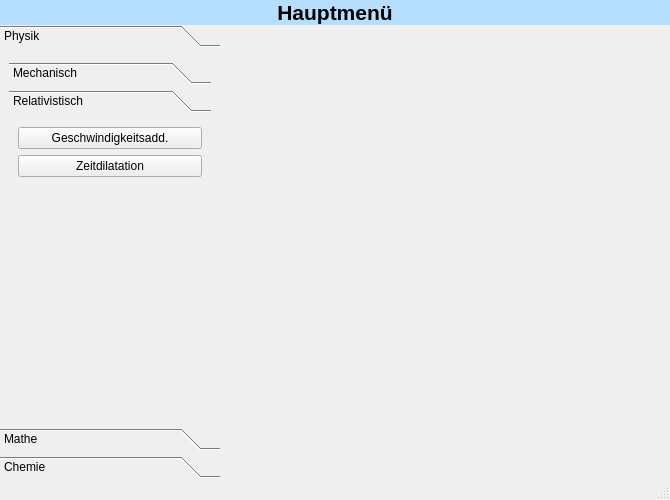
<?xml version="1.0" encoding="UTF-8"?>
<ui version="4.0">
 <class>MainWindow</class>
 <widget class="QMainWindow" name="MainWindow">
  <property name="geometry">
   <rect>
    <x>0</x>
    <y>0</y>
    <width>670</width>
    <height>500</height>
   </rect>
  </property>
  <property name="minimumSize">
   <size>
    <width>670</width>
    <height>500</height>
   </size>
  </property>
  <property name="maximumSize">
   <size>
    <width>670</width>
    <height>500</height>
   </size>
  </property>
  <property name="windowTitle">
   <string>MainWindow</string>
  </property>
  <property name="styleSheet">
   <string notr="true">.QWidget{
	border: none;
}
.QFrame{
	border: none;
}
</string>
  </property>
  <widget class="QWidget" name="centralwidget">
   <layout class="QVBoxLayout" name="verticalLayout">
    <property name="spacing">
     <number>0</number>
    </property>
    <property name="leftMargin">
     <number>0</number>
    </property>
    <property name="topMargin">
     <number>0</number>
    </property>
    <property name="rightMargin">
     <number>0</number>
    </property>
    <property name="bottomMargin">
     <number>0</number>
    </property>
    <item>
     <widget class="QFrame" name="frame">
      <property name="styleSheet">
       <string notr="true"/>
      </property>
      <property name="frameShape">
       <enum>QFrame::StyledPanel</enum>
      </property>
      <property name="frameShadow">
       <enum>QFrame::Raised</enum>
      </property>
      <layout class="QVBoxLayout" name="verticalLayout_2">
       <property name="spacing">
        <number>0</number>
       </property>
       <property name="leftMargin">
        <number>0</number>
       </property>
       <property name="topMargin">
        <number>0</number>
       </property>
       <property name="rightMargin">
        <number>0</number>
       </property>
       <property name="bottomMargin">
        <number>0</number>
       </property>
       <item>
        <widget class="QLabel" name="label">
         <property name="maximumSize">
          <size>
           <width>16777215</width>
           <height>50</height>
          </size>
         </property>
         <property name="styleSheet">
          <string notr="true">background-color: rgb(181, 222, 255);</string>
         </property>
         <property name="text">
          <string>&lt;html&gt;&lt;head/&gt;&lt;body&gt;&lt;p align=&quot;center&quot;&gt;&lt;span style=&quot; font-size:16pt; font-weight:600;&quot;&gt;Hauptmenü&lt;/span&gt;&lt;/p&gt;&lt;/body&gt;&lt;/html&gt;</string>
         </property>
        </widget>
       </item>
       <item>
        <widget class="QFrame" name="frame_2">
         <property name="frameShape">
          <enum>QFrame::StyledPanel</enum>
         </property>
         <property name="frameShadow">
          <enum>QFrame::Raised</enum>
         </property>
         <layout class="QHBoxLayout" name="horizontalLayout">
          <property name="spacing">
           <number>0</number>
          </property>
          <property name="leftMargin">
           <number>0</number>
          </property>
          <property name="topMargin">
           <number>0</number>
          </property>
          <property name="rightMargin">
           <number>0</number>
          </property>
          <property name="bottomMargin">
           <number>0</number>
          </property>
          <item>
           <widget class="QFrame" name="frame_3">
            <property name="maximumSize">
             <size>
              <width>220</width>
              <height>16777215</height>
             </size>
            </property>
            <property name="frameShape">
             <enum>QFrame::StyledPanel</enum>
            </property>
            <property name="frameShadow">
             <enum>QFrame::Raised</enum>
            </property>
            <layout class="QVBoxLayout" name="verticalLayout_3">
             <property name="spacing">
              <number>0</number>
             </property>
             <property name="leftMargin">
              <number>0</number>
             </property>
             <property name="topMargin">
              <number>0</number>
             </property>
             <property name="rightMargin">
              <number>0</number>
             </property>
             <property name="bottomMargin">
              <number>0</number>
             </property>
             <item>
              <widget class="QToolBox" name="toolBox">
               <property name="currentIndex">
                <number>0</number>
               </property>
               <widget class="QWidget" name="page">
                <property name="geometry">
                 <rect>
                  <x>0</x>
                  <y>0</y>
                  <width>220</width>
                  <height>358</height>
                 </rect>
                </property>
                <attribute name="label">
                 <string>Physik</string>
                </attribute>
                <layout class="QVBoxLayout" name="verticalLayout_4">
                 <item>
                  <widget class="QToolBox" name="toolBox_2">
                   <property name="currentIndex">
                    <number>1</number>
                   </property>
                   <widget class="QWidget" name="page_4">
                    <property name="geometry">
                     <rect>
                      <x>0</x>
                      <y>0</y>
                      <width>173</width>
                      <height>126</height>
                     </rect>
                    </property>
                    <attribute name="label">
                     <string>Mechanisch</string>
                    </attribute>
                    <layout class="QVBoxLayout" name="verticalLayout_8">
                     <item>
                      <widget class="QPushButton" name="pushButton_4">
                       <property name="text">
                        <string>Freier Fall</string>
                       </property>
                      </widget>
                     </item>
                     <item>
                      <widget class="QPushButton" name="pushButton_6">
                       <property name="text">
                        <string>Schräger Wurf</string>
                       </property>
                      </widget>
                     </item>
                     <item>
                      <widget class="QPushButton" name="pushButton_7">
                       <property name="text">
                        <string>Waagerechter Wurf</string>
                       </property>
                      </widget>
                     </item>
                     <item>
                      <spacer name="verticalSpacer">
                       <property name="orientation">
                        <enum>Qt::Vertical</enum>
                       </property>
                       <property name="sizeHint" stdset="0">
                        <size>
                         <width>20</width>
                         <height>40</height>
                        </size>
                       </property>
                      </spacer>
                     </item>
                    </layout>
                   </widget>
                   <widget class="QWidget" name="page_5">
                    <property name="geometry">
                     <rect>
                      <x>0</x>
                      <y>0</y>
                      <width>196</width>
                      <height>266</height>
                     </rect>
                    </property>
                    <attribute name="label">
                     <string>Relativistisch</string>
                    </attribute>
                    <layout class="QVBoxLayout" name="verticalLayout_7">
                     <item>
                      <widget class="QPushButton" name="pushButton">
                       <property name="text">
                        <string>Geschwindigkeitsadd.</string>
                       </property>
                      </widget>
                     </item>
                     <item>
                      <widget class="QPushButton" name="pushButton_5">
                       <property name="text">
                        <string>Zeitdilatation</string>
                       </property>
                      </widget>
                     </item>
                     <item>
                      <spacer name="verticalSpacer_4">
                       <property name="orientation">
                        <enum>Qt::Vertical</enum>
                       </property>
                       <property name="sizeHint" stdset="0">
                        <size>
                         <width>20</width>
                         <height>40</height>
                        </size>
                       </property>
                      </spacer>
                     </item>
                    </layout>
                   </widget>
                  </widget>
                 </item>
                </layout>
               </widget>
               <widget class="QWidget" name="page_2">
                <property name="geometry">
                 <rect>
                  <x>0</x>
                  <y>0</y>
                  <width>140</width>
                  <height>58</height>
                 </rect>
                </property>
                <attribute name="label">
                 <string>Mathe</string>
                </attribute>
                <layout class="QVBoxLayout" name="verticalLayout_5">
                 <item>
                  <widget class="QPushButton" name="pushButton_2">
                   <property name="text">
                    <string>Trigonometrie</string>
                   </property>
                  </widget>
                 </item>
                 <item>
                  <spacer name="verticalSpacer_2">
                   <property name="orientation">
                    <enum>Qt::Vertical</enum>
                   </property>
                   <property name="sizeHint" stdset="0">
                    <size>
                     <width>20</width>
                     <height>40</height>
                    </size>
                   </property>
                  </spacer>
                 </item>
                </layout>
               </widget>
               <widget class="QWidget" name="page_3">
                <property name="geometry">
                 <rect>
                  <x>0</x>
                  <y>0</y>
                  <width>220</width>
                  <height>358</height>
                 </rect>
                </property>
                <attribute name="label">
                 <string>Chemie</string>
                </attribute>
                <layout class="QVBoxLayout" name="verticalLayout_6">
                 <item>
                  <widget class="QPushButton" name="pushButton_3">
                   <property name="enabled">
                    <bool>true</bool>
                   </property>
                   <property name="text">
                    <string>Periodensystem</string>
                   </property>
                   <property name="default">
                    <bool>false</bool>
                   </property>
                  </widget>
                 </item>
                 <item>
                  <spacer name="verticalSpacer_3">
                   <property name="orientation">
                    <enum>Qt::Vertical</enum>
                   </property>
                   <property name="sizeHint" stdset="0">
                    <size>
                     <width>20</width>
                     <height>40</height>
                    </size>
                   </property>
                  </spacer>
                 </item>
                </layout>
               </widget>
              </widget>
             </item>
            </layout>
           </widget>
          </item>
          <item>
           <widget class="QFrame" name="bg_frame">
            <property name="frameShape">
             <enum>QFrame::StyledPanel</enum>
            </property>
            <property name="frameShadow">
             <enum>QFrame::Raised</enum>
            </property>
           </widget>
          </item>
         </layout>
        </widget>
       </item>
      </layout>
     </widget>
    </item>
   </layout>
  </widget>
  <widget class="QStatusBar" name="statusBar"/>
 </widget>
 <resources/>
 <connections/>
</ui>
